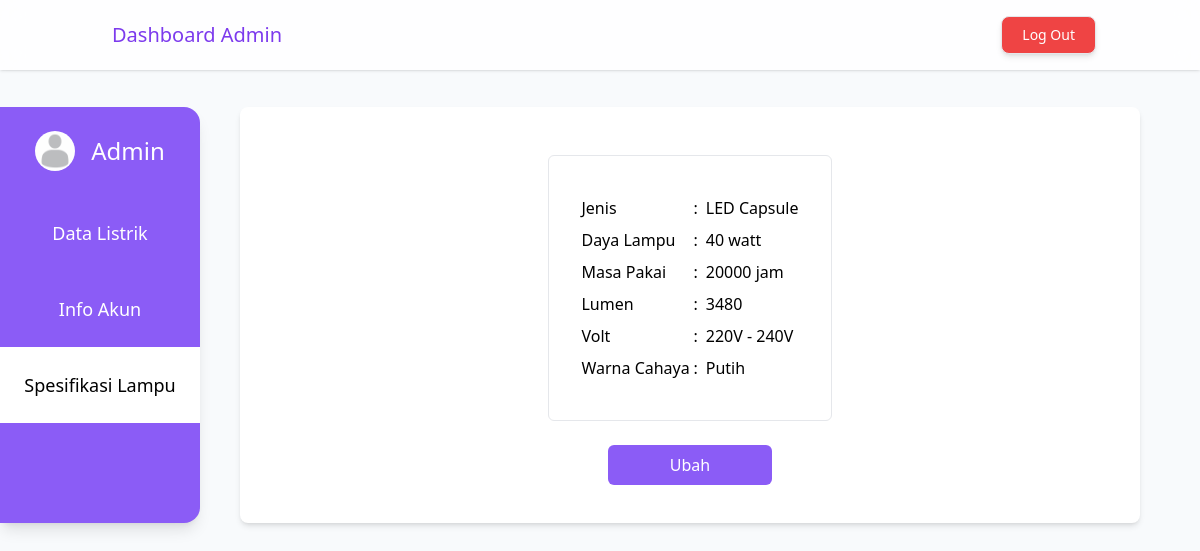
Before: /spek_lampu.php (signed in) with the older database file.
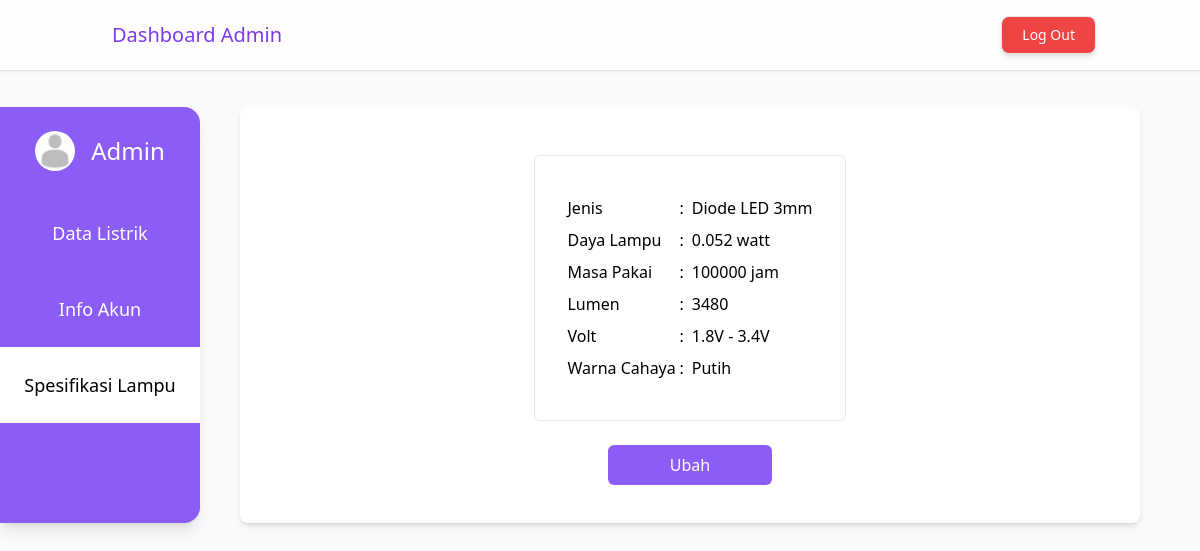
After: the same page with the newer database file.
### tables this page shows
CREATE TABLE `lampu` (
  `id_lampu` int(11) NOT NULL,
  `daya_lampu` float NOT NULL,
  `jenis` varchar(255) NOT NULL,
  `masa_pakai` int(11) NOT NULL,
  `lumen` int(11) NOT NULL,
  `volt` varchar(255) NOT NULL,
  `warna_cahaya` varchar(255) NOT NULL
);

### config.php (called while the page is built, shortened)
<?php
$db_host = "localhost";
$db_user = "root";
$db_pass = "";
$db_name = "db_rpl";
?>

### includes/DB.class.php (called while the page is built, shortened)
<?php
class DB
{
    var $db_host = "";
    var $db_user = "";
    var $db_pass = "";
    var $db_name = "";
    var $db_link = "";
    var $result = 0;
    function DB($db_host = '', $db_user = '', $db_pass = '', $db_name = '')
    {
        $this->db_host = $db_host;
        $this->db_user = $db_user;
        $this->db_pass = $db_pass;
        $this->db_name = $db_name;
    }
    function open()
    {
        $this->db_link = mysqli_connect($this->db_host, $this->db_user, $this->db_pass, $this->db_name);
    }
    function execute($query = "")
    {
        $this->result = mysqli_query($this->db_link, $query);
        return $this->result;
    }
    function getResult()
    {
        return mysqli_fetch_array($this->result);
    }
}
?>

### includes/Lampu.class.php (called while the page is built, shortened)
<?php
class Lampu extends DB
{
    function getLampu()
    {
        $query = "SELECT * FROM lampu";
        return $this->execute($query);
    }
}
?>

### spek_lampu.php (the view, shortened to what this page needs)
<?php
    include("config.php");
    include("includes/Template.class.php");
    include("includes/DB.class.php");
    include("includes/Lampu.class.php");
    $lampu = new Lampu($db_host, $db_user, $db_pass, $db_name);
    $lampu->open();
    $lampu->getLampu();
    $data = null;
    $row = $lampu->getResult();
    $data .= '<div class="flex flex-col mt-2 px-8 py-10 rounded-md space-y-2 border">
    <div class="flex flex-row">
        <p class="w-28">Jenis</p>
        <p class="mr-2">:</p>
        <p>' . $row['jenis'] . '</p>
    </div>
    <div class="flex flex-row">
        <p class="w-28">Daya Lampu</p>
        <p class="mr-2">:</p>
        <p>' . $row['daya_lampu'] . ' watt</p>
    </div>
    <div class="flex flex-row">
        <p class="w-28">Masa Pakai</p>
        <p class="mr-2">:</p>
        <p>' . $row['masa_pakai'] . ' jam</p>
    </div>
    <div class="flex flex-row">
        <p class="w-28">Lumen</p>
        <p class="mr-2">:</p>
        <p>' . $row['lumen'] . '</p>
    </div>
    <div class="flex flex-row">
        <p class="w-28">Volt</p>
        <p class="mr-2">:</p>
        <p>' . $row['volt'] . '</p>
    </div>
    <div class="flex flex-row">
        <p class="w-28">Warna Cahaya</p>
        <p class="mr-2">:</p>
        <p>' . $row['warna_cahaya'] . '</p>
    </div>
</div>
<a href="ubah_lampu.php?id_ubah=' . $row['id_lampu'] . '" class="mt-6 w-1/5">
<button type="button" class="bg-violet-500 w-full px-4 py-2 rounded-md text-white hover:bg-violet-700 duration-150 delay-75">Ubah</button>
</a>
';
?>

### includes/Template.class.php (shortened to what this page needs)
<?php
class Template
{
    var $content = '';
    function Template($filename='')
    {
        $this->content = implode('', @file($filename));
    }
    function clear()
    {
        $this->content = preg_replace("/DATA_[A-Z|_|0-9]+/", "", $this->content);
    }
    function write()
    {
        print $this->content;
    }
    function replace($old = '', $new = '')
    {
        if (is_int($new)) {
            $value = sprintf("%d", $new);
        }
        elseif (is_float($new)) {
            $value = sprintf("%f", $new);
        }
        elseif (is_array($new)) {
            $value = '';
            foreach ($new as $item) {
                $value .= $item. ' ';
            }
        }
        else {
            $value = $new;
        }
        $this->content = preg_replace("/$old/", $value, $this->content);
    }
}
?>

Changed rows visible on the page:
changed lampu "Putih": jenis "LED Capsule" → "Diode LED 3mm"; daya_lampu "40" → "0.052"; masa_pakai "20000" → "100000"; volt "220V - 240V" → "1.8V - 3.4V"
